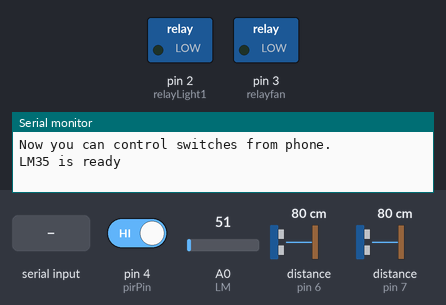
Simulated run of this sketch. Board: Arduino Uno, built with avr-gcc and run on an emulated ATmega328P. On the bench: switched loads named in the sketch (green lamp = pin HIGH), the last lines printed to the serial monitor. The test bench sets the inputs (shaded band); at power-on: A0 (LM) = 51, pin 4 (pirPin) HIGH, distance to the obstacle (sensors on pin 6, pin 7) 80 cm. The echo pulse lasts 58.3 µs per cm.

Above: at 1.3 s.
1.4 s: "1" received over Serial
At 1.7 s:
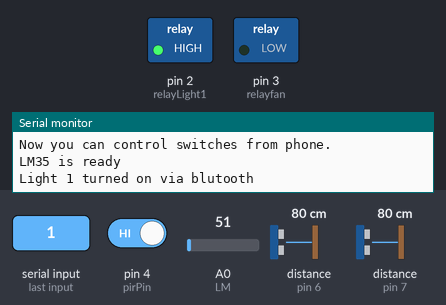
2.9 s: A0 (LM) set to 59
4.4 s: A0 (LM) set to 67
At 5.6 s:
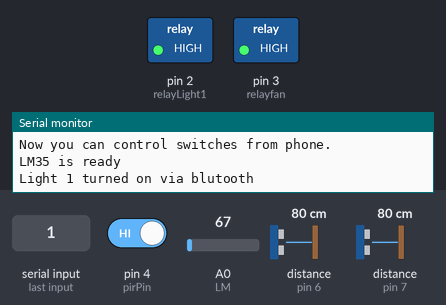
5.9 s: "0" received over Serial
At 6.9 s:
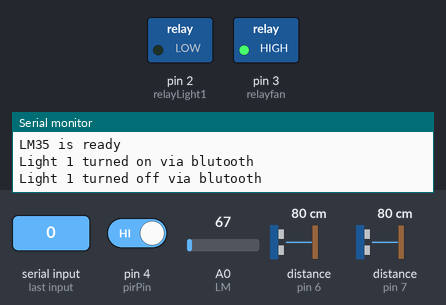
7.6 s: A0 (LM) set to 61
At 8.6 s:
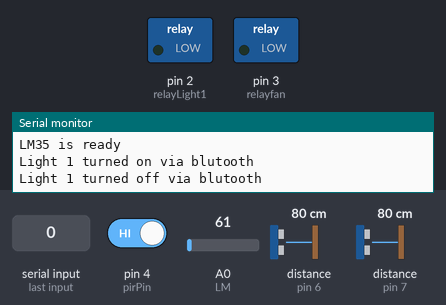
9.2 s: A0 (LM) set to 71
At 10.3 s:
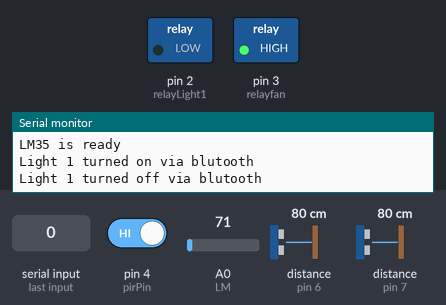
Timing chart, 0 to 11.7 s (numbered marks = the images above; inputs shaded):
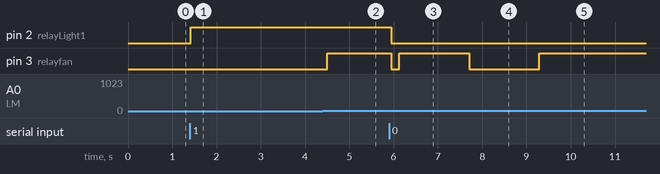

The sketch:

rduino.ino
```cpp
#include <NewPing.h>
#define MAX_DISTANCE 150

class USSensor {
public:
  USSensor(int trigPin, int echoPin, String aName) {
    trig = trigPin;
    echo = echoPin;
    sonar = new NewPing(trigPin, echoPin, MAX_DISTANCE);
    isActivated = false;
    name = aName;
    time = 0;
  }

  void update() {
    updateSensor();
    if (value < 100) {
      setActive(true);
    } else {
      if (millis() - time > 500) {
        setActive(false);
      }
    }
  }

  void reset() {
    setActive(false);
    time = 0;
  }

  void setActive(boolean state) {
    if (!isActivated && state) {
      time = millis();
    }
    if (isActivated != state) {
      isActivated = state;
    }
  }

  boolean wasActive() {
    return (time != 0) && !isActivated;
  }

  int lastActive() {
    return millis() - time;
  }

private:
  int trig;
  int echo;
  int led;
  String name;
  boolean isActivated;
  unsigned long time;
  float value;
  NewPing *sonar;

  void updateSensor() {

    delay(25);
    unsigned int uS = sonar->ping();
    value = uS / US_ROUNDTRIP_CM;

    delay(5);
    pinMode(trig, OUTPUT);
    digitalWrite(trig, LOW);
    delayMicroseconds(50);
    digitalWrite(trig, HIGH);
    delayMicroseconds(200);
    digitalWrite(trig, LOW);
    pinMode(echo, INPUT);
    int pulseLen = pulseIn(echo, HIGH);
    float currentValue = pulseLen / 29.387 /2; // [voloshyn] convert into cm
    if (value == 0.0f) value = currentValue;
    else value = (value + currentValue) / 2;
   value = pulseLen / 29.387 /2; // [voloshyn] convert into cm
  }
};

int peopleInRoom = 0;
USSensor *A;
USSensor *B;


char switchCode;
int relayLight1 = 2;
int relayfan = 3;
int Light1 = LOW;
int Light2 = LOW;
int pirPin = 4;
int noMotionIter = 0;
int us1Pin = 7;
int us2Pin = 6;
int startCon = 1;
int reading;
float voltage;
float temp;
int LM=A0;
int fan=LOW;


void setup() {
  // put your setup code here, to run once:
  pinMode(relayLight1, OUTPUT);
  pinMode(relayfan, OUTPUT);
  Serial.begin(9600);      //terminal prompt
  delay(50);
  A = new USSensor(us1Pin, us1Pin, "A");
  B = new USSensor(us2Pin, us2Pin, "B");
  Serial.println("Now you can control switches from phone.");
  pinMode(relayfan,OUTPUT);
  Serial.println("LM35 is ready");
  delay(50);
}

void loop() {


  // put your main code here, to run repeatedly:
   while (true){


    //below code (until delay command) : for check movement if there is no movement it turned light1 off
    if (Light1 == HIGH && digitalRead(pirPin) == LOW ){
      noMotionIter++;   //count every loop time with no motion
      if (noMotionIter == 100){ //this check no motion for 10s
        Serial.println("Light 1 automatically turned off because of no Movement.");
        digitalWrite(relayLight1, LOW);
        Light1=LOW;
        noMotionIter = 0;
        }
      }
    if (digitalRead(pirPin)== HIGH){    //if there is a motion detected stop count No motion duration.
      noMotionIter = 0;
      }
      delay(50);


    A->update();
    B->update();

    if (A->wasActive() && B->wasActive()) {
      int a_time = A->lastActive();
      int b_time = B->lastActive();

      if (a_time < 5000 && b_time < 5000) {
        if (a_time > b_time) {
          peopleInRoom++;
        } else {
          peopleInRoom--;
        }
        if (peopleInRoom < 0) { // [voloshyn] in case when someone was already in the room when system was activated
          peopleInRoom = 0;
          }
        Serial.print("People in room: ");
        Serial.println(peopleInRoom);
      }
      A->reset();
      B->reset();
    }


    if (peopleInRoom > 0){
      startCon=0;
      }

    if (peopleInRoom == 0 & startCon == 0 ) {
      digitalWrite(relayLight1, LOW);
      Serial.println("Light 1 turned of because of count is Zero");
      startCon=1;
     }

    reading=analogRead(LM);
    voltage=reading*(5000/1024);
    temp=voltage/10;

    if (temp>25){
      fan=HIGH;
      //Serial.print("Temperature=  ");
      //Serial.println(temp);
    }

    else{
      fan=LOW;
      //Serial.print("Temperature=  ");
      //Serial.println(temp);
    }

    digitalWrite(relayfan,fan);


    if (Serial.available()){  // if there is any code entry thi will break and run into code
      break;
    }
  }


  switchCode=Serial.read();

  if (switchCode == '1'){
    Light1 = HIGH;
    Serial.println("Light 1 turned on via blutooth");
    }

  if (switchCode == '2'){
    Light2 = HIGH;
    Serial.println("Fan turned on via blutooth");
    }

  if (switchCode == '0'){
    Light1 = LOW;
    Serial.println("Light 1 turned off via blutooth");
    }

  if (switchCode == '9'){
    Light2 = LOW;
    Serial.println("Fan turned off via blutooth");
    }

  if (switchCode == '3'){
    Light1 = HIGH;
    Light2 = HIGH;
    Serial.println("All Lights turned on via blutooth");
    }

  if (switchCode == '8'){
    Light1 = LOW;
    Light2 = LOW;
    Serial.println("All Lights turned off via blutooth");
    }


  digitalWrite(relayLight1, Light1);
  digitalWrite(relayfan, Light2);
  delay(50);
}
```

Measured:
- the behaviour switches between 62 and 63 on A0 (LM) (found by bisection; images 1 and 2)
- after the input at 1.4 s, pin 2 (relayLight1): LOW → HIGH at once
- after the input at 2.9 s, every drawn part: stays the same
- after the input at 4.4 s, pin 3 (relayfan): LOW → HIGH after 0.10 s
- after the input at 5.9 s, pin 2 (relayLight1): HIGH → LOW after 0.05 s; pin 3 (relayfan): HIGH → LOW after 0.05 s, → HIGH 0.18 s later
- after the input at 7.6 s, pin 3 (relayfan): HIGH → LOW after 0.11 s
- after the input at 9.2 s, pin 3 (relayfan): LOW → HIGH after 0.09 s
